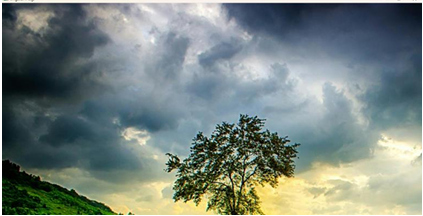
#> input picture sample.png, 423 x 216 px
$ python affine.py
#> lines starting #> are read from the running program, lines starting #| are printed output that depends on the picture
import cv2
import numpy as np
image = cv2.imread("sample.png")
#> image is the input picture: shape (216, 423, 3); mean B, G, R 126.1, 131.6, 119.3
rows, cols, ch = image.shape
#> rows = 216; cols = 423; ch = 3
pts1 = np.float32([[50, 50], [200, 50], [50, 200]])
pts2 = np.float32([[10, 100], [200, 50], [100, 250]])
matrix = cv2.getAffineTransform(pts1, pts2)
transformed_image = cv2.warpAffine(image, matrix, (cols, rows))
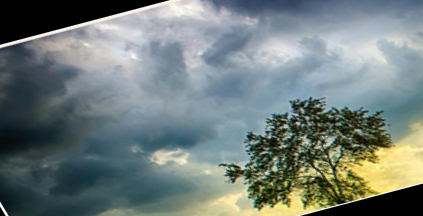
#> transformed_image: shape (216, 423, 3); mean B, G, R 123.6, 126, 113.7
cv2.imshow("Original Image", image)
cv2.imshow("Affine Transformed Image", transformed_image)
cv2.imwrite("affine_transformed.jpg", transformed_image)
cv2.waitKey(0)
cv2.destroyAllWindows()

$ run again, with exp1.png copied over sample.png
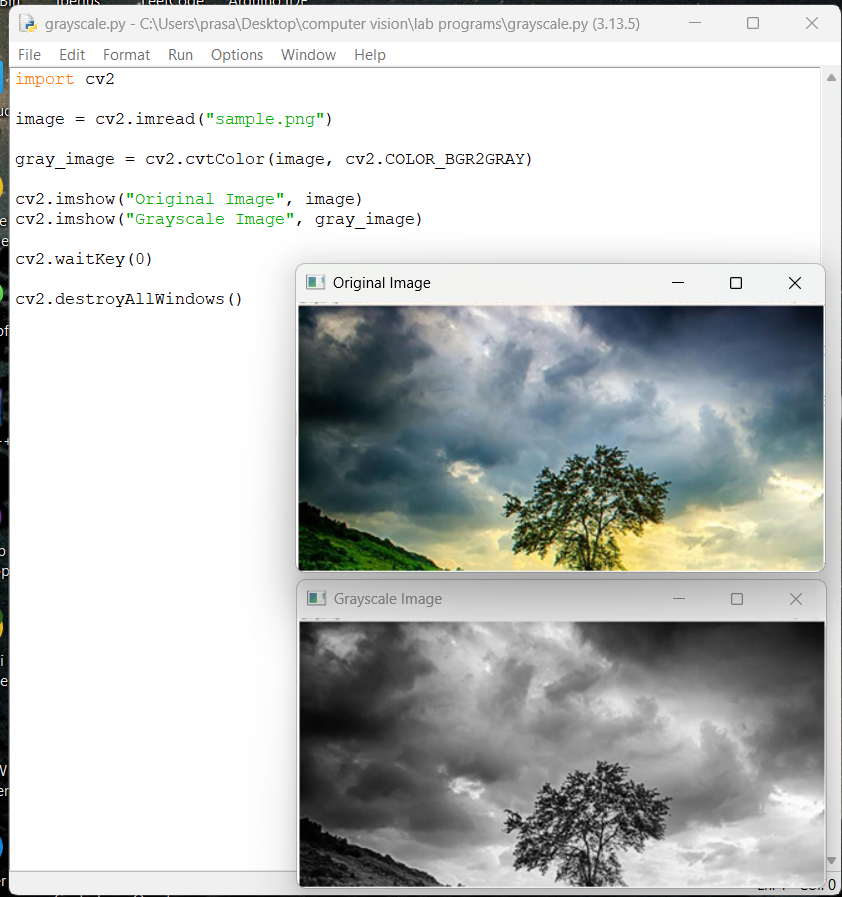
#> input picture exp1.png, 842 x 897 px
#> image is the input picture: shape (897, 842, 3); mean B, G, R 195.2, 196.5, 193.9
#> `transformed_image = cv2.warpAffine(image, matrix, (cols, rows))`:
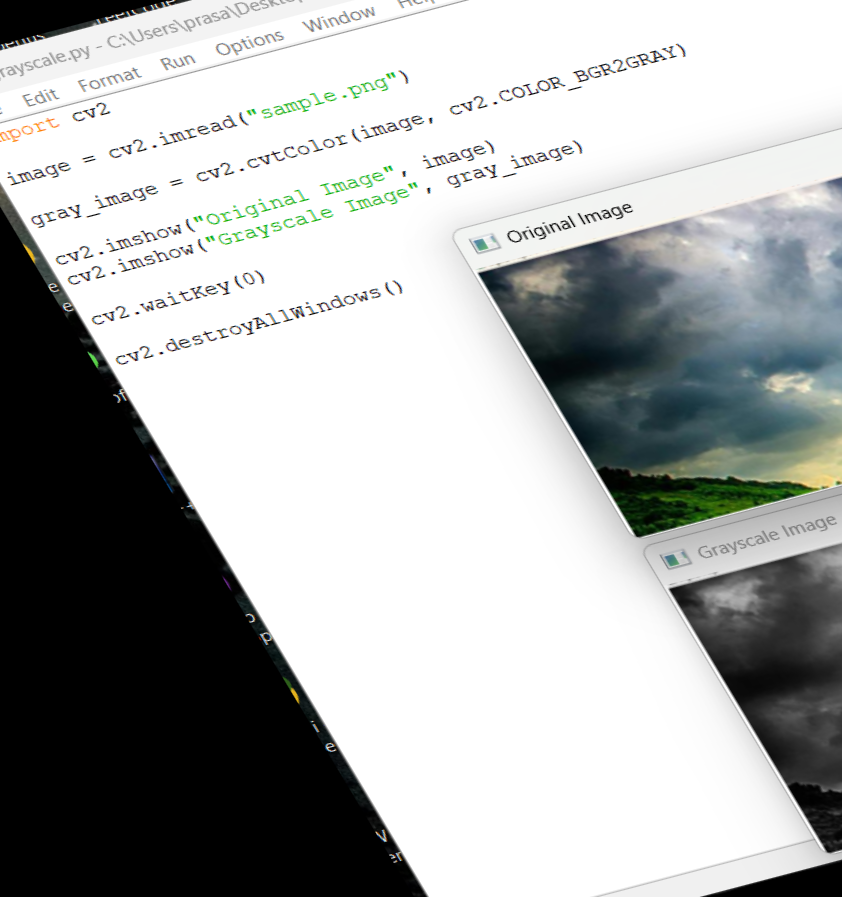
#> transformed_image: shape (897, 842, 3); mean B, G, R 171.4, 172, 170

$ run again, with exp11.png copied over sample.png
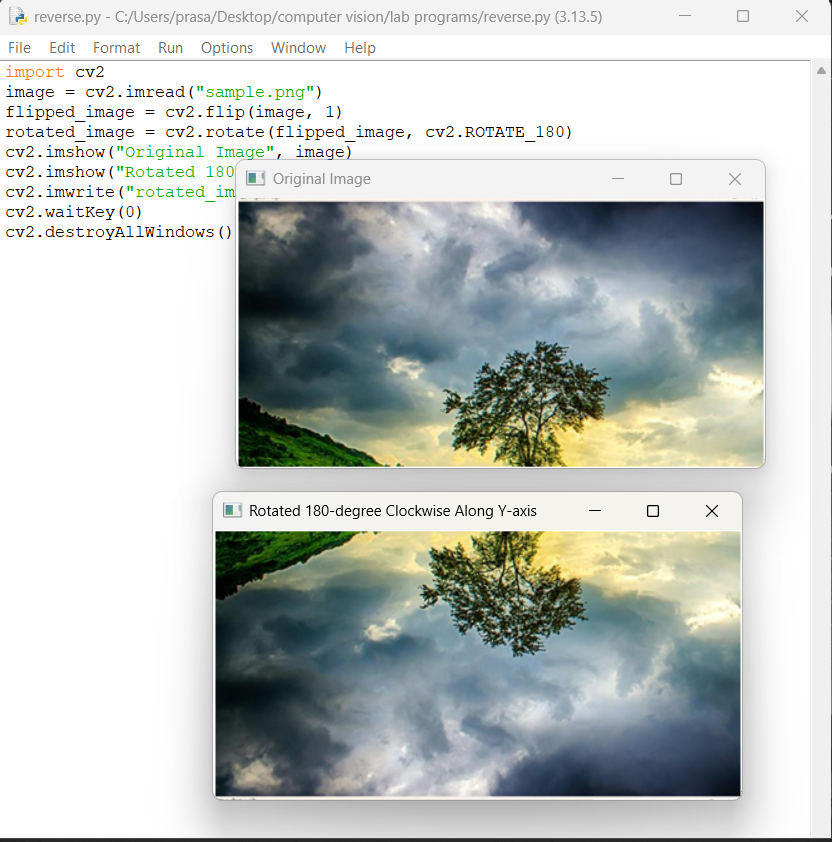
#> input picture exp11.png, 832 x 842 px
#> image is the input picture: shape (842, 832, 3); mean B, G, R 192.9, 195.5, 190.3
#> `transformed_image = cv2.warpAffine(image, matrix, (cols, rows))`:
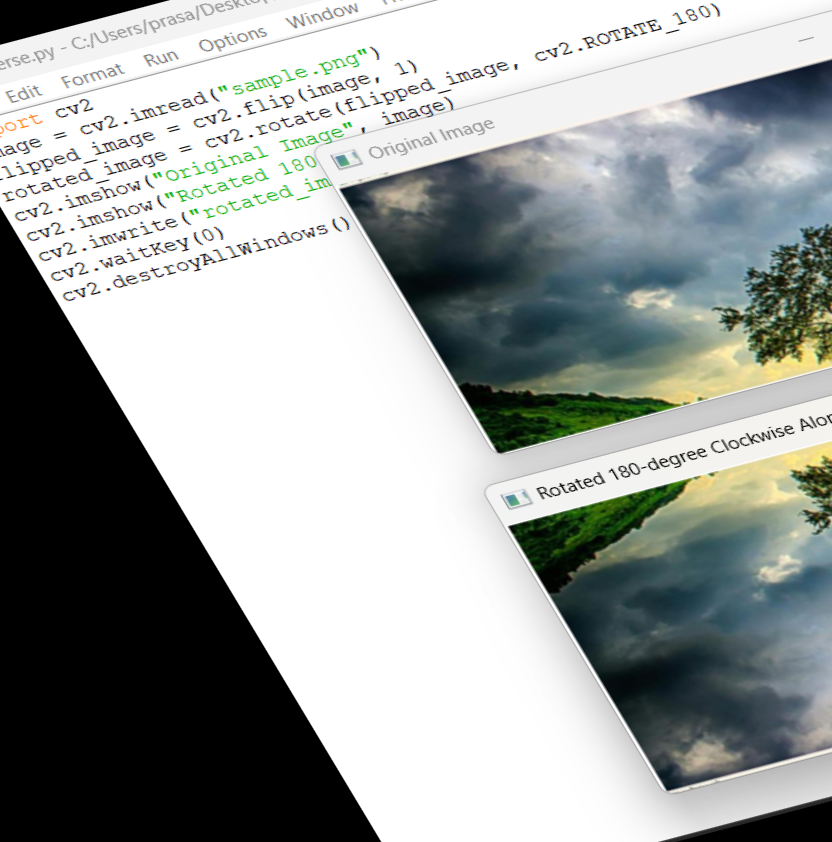
#> transformed_image: shape (842, 832, 3); mean B, G, R 158.3, 160, 155.5
